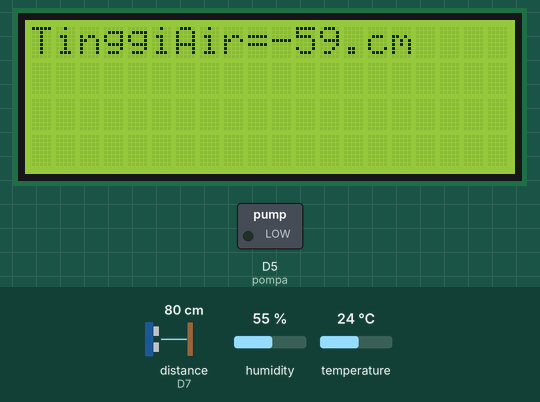
Recording of a sketch running on a simulated ESP8266 (NodeMCU). On the bench: 20×4 character LCD, switched loads named in the sketch (green lamp = pin HIGH). Wiring (inferred from the names in the program): ultrasonic range finder: trigger D6; echo D7. The test bench sets the inputs (shaded band); at power-on: distance to the obstacle (sensor on D7) 80 cm, temperature 24 °C, humidity 55 %. The echo pulse lasts 58.3 µs per cm; WiFi joins after 1.5 s; servers stay silent unless stated; no MQTT or app messages arrive unless stated; pins used as bus, display or sensor lines are not drawn; what the sketch prints to the serial monitor is not drawn.

Above: at 2.8 s.
2.9 s: distance to the obstacle (sensor on D7) set to 17 cm
At 5.6 s:
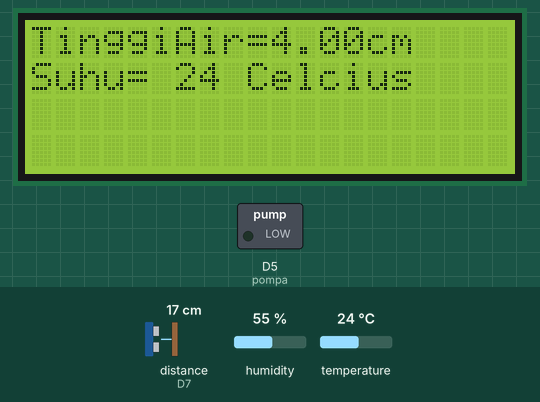
6.1 s: distance to the obstacle (sensor on D7) set to 12 cm
At 8.4 s:
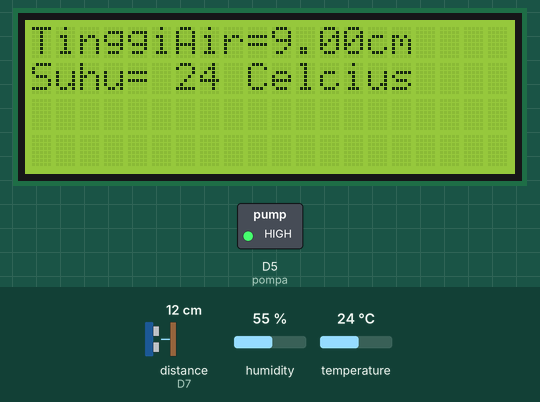
9.3 s: temperature set to 12 °C
At 11.3 s:
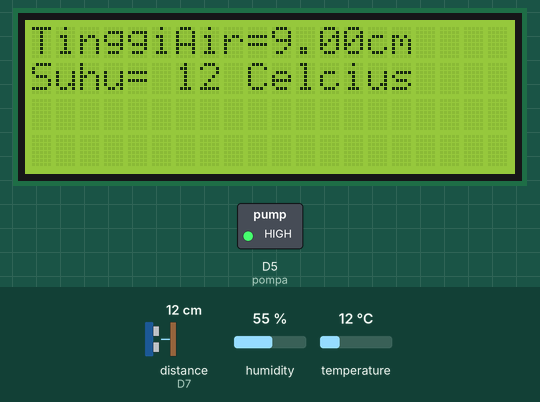
12.5 s: temperature set to 19 °C
16.8 s: distance to the obstacle (sensor on D7) set to 2 cm
At 20.0 s:
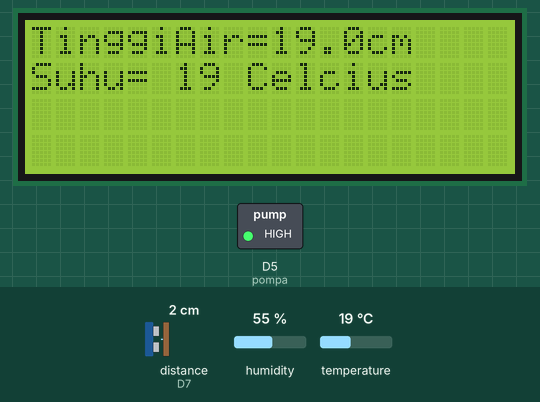
20.7 s: temperature set to 28 °C
At 24.1 s:
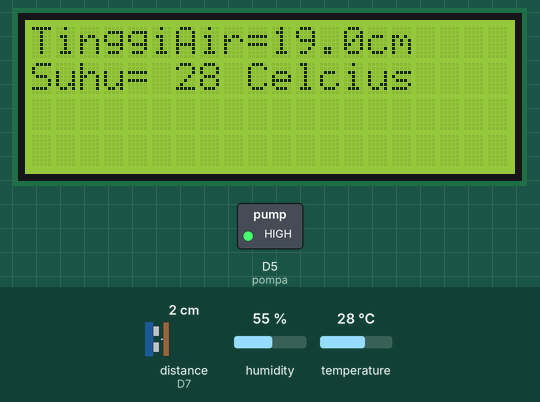
Timing chart, 0 to 25.2 s (numbered marks = the images above; inputs shaded):
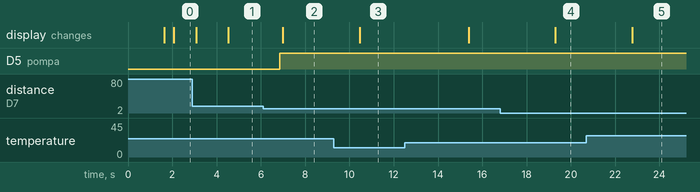

Measured:
- the behaviour switches between 15 and 14 cm on distance to the obstacle (sensor on D7) (found by bisection; images 1 and 2)
- after the input at 2.9 s, the display: first differs from a run without the input after 1.6 s (image 1)
- after the input at 6.1 s, D5 (pompa): LOW → HIGH after 0.75 s; the display: changes after 0.89 s (image 2)
- after the input at 9.3 s, the display: changes after 1.2 s (image 3)
- after the input at 16.8 s, the display: changes after 2.5 s (image 4)
- after the input at 20.7 s, the display: changes after 2.1 s (image 5)

The sketch:

kenek.ino
```cpp
#include <ESP8266WiFi.h>
#include <Ultrasonic.h>
#include <PubSubClient.h>
#include <Wire.h>
#include <DHT_U.h>
#include <DHT.h>
#include "DHT.h"
#include <LiquidCrystal_I2C.h>
LiquidCrystal_I2C lcd(0x27,20,4);

#define ssid "SUDO"
#define password "saibudin"
#define mqtt_server "202.154.63.168"
#define mqtt_username "skripsi"
#define mqtt_password "iot"
#define clientID "espClient"
#define DHTPIN 2
#define DHTTYPE DHT11
DHT dht (DHTPIN, DHTTYPE);

WiFiClient wifiClient;
PubSubClient client(mqtt_server, 1883, wifiClient);
long lastMsg = 100;
long duration;
int jarakAirdanSensor;
long tinggiBak;
float ketinggianAir;
long Volume;
#define pompa 14
#define echoPin D7
#define trigPin D6


void setup_wifi() {
  delay(10);
  Serial.println();
  Serial.print("Connecting to ");
  Serial.println(ssid);
  WiFi.begin(ssid, password);

  while (WiFi.status() != WL_CONNECTED)
  {
    delay(500);
    Serial.print(".");
  }
  Serial.println("");
  Serial.println("WiFi connected");
  Serial.println("IP address: ");
  Serial.println(WiFi.localIP());
  if (client.connect(clientID, mqtt_username, mqtt_password)) {
    Serial.println("Connected to MQTT Broker!");
  }
  else {
    Serial.println("Connection to MQTT Broker failed...");
  }
}

void reconnect() {
  // Loop until we're reconnected
  while (!client.connected()) {
    Serial.print("Attempting MQTT connection...");
    // Attempt to connect
    if (client.connect("arduinoClient_distance_sensor")) {
      Serial.println("connected");
    } else {
      Serial.print("failed, rc=");
      Serial.print(client.state());
      Serial.println(" try again in 5 seconds");
      // Wait 5 seconds before retrying
      delay(5000);
    }
  }
}

void setup()
{
  Serial.begin(115200);
  setup_wifi();
  client.setServer(mqtt_server, 1883);
  Serial.println(F("DHTxx test!"));
  dht.begin();
  pinMode(trigPin, OUTPUT);
  pinMode(echoPin, INPUT);
  pinMode(pompa, OUTPUT);
  lcd.init();
  lcd.backlight();
  tinggiBak=20; //menentukan tinggi dari tandon dalam satuan cm
}

void loop()
{
  if (!client.connected()) {
    reconnect();
  }
  client.loop();

digitalWrite(trigPin, LOW);
delayMicroseconds(2);
digitalWrite(trigPin, HIGH);
delayMicroseconds(10);
digitalWrite(trigPin, LOW);


jarakAirdanSensor = pulseIn(echoPin, HIGH);
jarakAirdanSensor= jarakAirdanSensor*0.034/2;

Serial.print("jarak air ke sensor: ");
Serial.println(jarakAirdanSensor);
delay(100);

ketinggianAir = tinggiBak-jarakAirdanSensor;
Serial.print("Tinggi air: ");
Serial.println(ketinggianAir);
delay(100);

Volume = 3.14*49*ketinggianAir;
Serial.print("Volume Air: ");
Serial.println(Volume);
delay(100);

if(ketinggianAir < 7){
  digitalWrite(pompa, LOW);
  delay(100);
}else{
  digitalWrite(pompa, HIGH);
  delay(100);
}

long t = dht.readTemperature();
long h = dht.readHumidity();


client.publish("fathur/jarakair", String(jarakAirdanSensor).c_str(), true); //menampilkan jarak air dan sensor pada dashboard
client.publish("fathur/tinggiair", String(ketinggianAir).c_str(), true);  //menampilkan tinggi air pada dashboard
client.publish("fathur/volume", String(Volume).c_str(), true);  //menampilkan volume air pada dashboard
client.publish("fathur/temperature", String(t).c_str(), true);  //menampilkan suhu pada dashboard
client.publish("fathur/humidity", String(h).c_str(), true);     //menampilkan kelembapan air pada dashboard


  lcd.setCursor(0,0);
   lcd.print("TinggiAir="); //menampilkan tinggi air pada lcd
  lcd.print(ketinggianAir);
  lcd.setCursor(14,0);
  lcd.print("cm");
  delay(1000);

  lcd.setCursor(0,1);
  lcd.print("Suhu= ");    //menampilkan suhu pada lcd
  lcd.print(t);
   lcd.setCursor(9,1);
   lcd.print("Celcius");

  delay(1000);

  long now = millis();
  if (now - lastMsg > 100) {
    lastMsg = now;


  }
}
```
